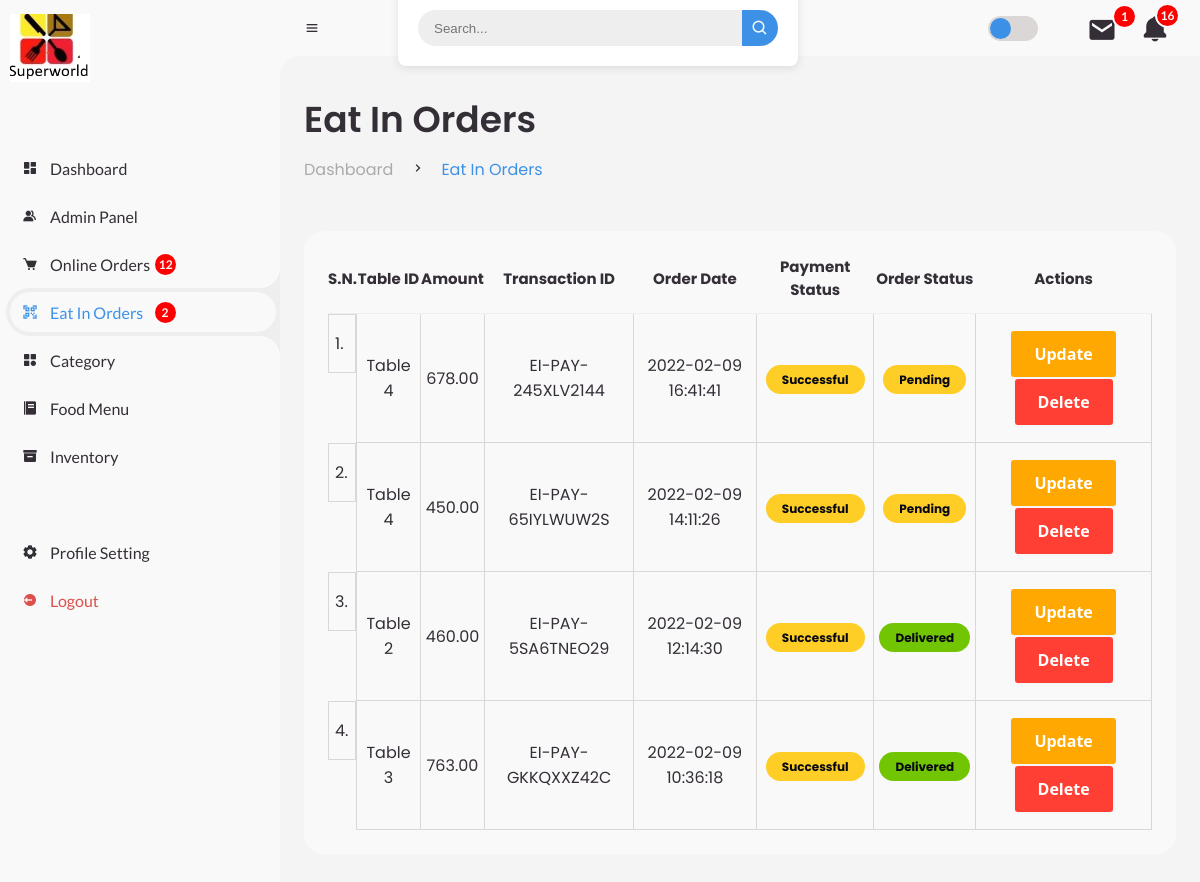
The page /admin/manage-ei-order.php on the database its author committed.
### tables this page shows
CREATE TABLE `tbl_eipay` (
  `id` int(10) UNSIGNED NOT NULL,
  `table_id` varchar(50) NOT NULL,
  `amount` decimal(10,2) NOT NULL,
  `tran_id` varchar(50) NOT NULL,
  `order_date` timestamp NOT NULL DEFAULT current_timestamp() ON UPDATE current_timestamp(),
  `payment_status` varchar(50) NOT NULL,
  `order_status` varchar(100) NOT NULL
);

### admin/manage-ei-order.php (the view, shortened to what this page needs)
<?php include('../Customer/config/constants.php'); ?>
<?php
$ei_order_notif = "SELECT order_status from tbl_eipay
					WHERE order_status='Pending' OR order_status='Processing'";
$res_ei_order_notif = mysqli_query($conn, $ei_order_notif);
$row_ei_order_notif = mysqli_num_rows($res_ei_order_notif);
$online_order_notif = "SELECT order_status from order_manager
					WHERE order_status='Pending'OR order_status='Processing' ";
$res_online_order_notif = mysqli_query($conn, $online_order_notif);
$row_online_order_notif = mysqli_num_rows($res_online_order_notif);
$stock_notif = "SELECT stock FROM tbl_food
				WHERE stock<50";
$res_stock_notif = mysqli_query($conn, $stock_notif);
$row_stock_notif = mysqli_num_rows($res_stock_notif);
$message_notif = "SELECT message_status FROM message
				 WHERE message_status = 'unread'";
$res_message_notif = mysqli_query($conn, $message_notif);
$row_message_notif = mysqli_num_rows($res_message_notif);
?>
<!DOCTYPE html>
<html lang="en">
<head>
	<link href='https://unpkg.com/boxicons@2.0.9/css/boxicons.min.css' rel='stylesheet'>
	<link rel="stylesheet" href="style-admin.css">
</head>
<body>
	<section id="sidebar">
		<a href="index.php" class="brand">
			<img src="../images/logo2.png" width="80px" alt="">
		</a>
		<ul class="side-menu top">
			<li >
				<a href="index.php">
					<i class='bx bxs-dashboard' ></i>
					<span class="text">Dashboard</span>
				</a>
			</li>
			<li >
				<a href="manage-admin.php">
					<i class='bx bxs-group' ></i>
					<span class="text">Admin Panel</span>
				</a>
			</li>
			<li>
				<a href="manage-online-order.php">
					<i class='bx bxs-cart'></i>
					<span class="text">Online Orders&nbsp;</span>
						<?php
					if($row_online_order_notif>0)
					{
						?>
						<span class="num-ei"><?php echo $row_online_order_notif; ?></span>
						<?php
					}
					else
					{
						?>
						<span class=""> </span>
						<?php
					}
					?>
				</a>
			</li>
			<li class="active">
				<a href="manage-ei-order.php">
					<i class='bx bx-qr-scan'></i>
					<span class="text" >Eat In Orders&nbsp;&nbsp;&nbsp;
					</span>
					<?php
					if($row_ei_order_notif>0)
					{
						?>
						<span class="num-ei"><?php echo $row_ei_order_notif; ?></span>
						<?php
					}
					else
					{
						?>
						<span class=""> </span>
						<?php
					}
					?>
				</a>
			</li>
			<li>
				<a href="manage-category.php">
					<i class='bx bxs-category'></i>
					<span class="text">Category</span>
				</a>
			</li>
			<li>
				<a href="manage-food.php">
					<i class='bx bxs-food-menu'></i>
					<span class="text">Food Menu</span>
				</a>
			</li>
			<li class="">
				<a href="inventory.php">
					<i class='bx bxs-box'></i>
					<span class="text">Inventory</span>
				</a>
			</li>
		</ul>
		<ul class="side-menu">
			<li>
				<a href="Profile Setting.php">
					<i class='bx bxs-cog' ></i>
					<span class="text">Profile Setting</span>
				</a>
			</li>
			<li>
				<a href="logout.php" class="logout">
					<i class='bx bxs-log-out-circle' ></i>
					<span class="text">Logout</span>
				</a>
			</li>
		</ul>
	</section>
	<section id="content">
		<nav>
			<i class='bx bx-menu' ></i>
			<form action="#">
				<div class="form-input">
					<input type="search" placeholder="Search...">
					<button type="submit" class="search-btn"><i class='bx bx-search' ></i></button>
				</div>
			</form>
			<label for="switch-mode" class="switch-mode"></label>
			<div class="fetch_message">
				<div class="action_message notfi_message">
					<a href="messages.php"><i class='bx bxs-envelope' ></i></a>
					<?php
					if($row_message_notif>0)
					{
						?>
						<span class="num"><?php echo $row_message_notif; ?></span>
						<?php
					}
					else
					{
						?>
						<span class=""></span>
						<?php
					}
					?>
				</div>
			</div>
		<div class="notification" >
				<div class="action notif">
				<i class='bx bxs-bell' onclick= "menuToggle();"></i>
				<?php
				if($row_stock_notif>0 || $row_online_order_notif>0 || $row_ei_order_notif>0)
				{
					$total_notif = $row_online_order_notif+$row_ei_order_notif+$row_stock_notif;
					?>
					<span class="num"><?php echo $total_notif; ?></span>
					<?php
				}
				else
				{
					?>
					<span class=""></span>
					<?php
				}
				?>
			</div>
			</div>
		</nav>
		<main>
			<div class="head-title">
				<div class="left">
					<h1>Eat In Orders</h1>
					<ul class="breadcrumb">
						<li>
							<a href="index.php">Dashboard</a>
						</li>
						<li><i class='bx bx-chevron-right' ></i></li>
						<li>
							<a class="active" href="manage-online-order.php">Eat In Orders</a>
						</li>
					</ul>
				</div>
</div>
<br>
			<div class="table-data">
			<div class="order">
				 <table class="">
                    <tr>
                        <th>S.N.</th>
                        <th>Table ID</th>
                        <th>Amount</th>
                        <th>Transaction ID</th>
                        <th>Order Date</th>
                        <th>Payment Status</th>
						<th>Order Status</th>
                        <th>Actions</th>
                    </tr>
				<?php
$sql = "SELECT * FROM tbl_eipay ORDER BY id DESC";
$res = mysqli_query($conn, $sql);
$count = mysqli_num_rows($res);
$sn = 1;
                        if($count>0)
                        {
                            while($row=mysqli_fetch_assoc($res))
                            {
                                $id = $row['id'];
                                $table_id = $row['table_id'];
                                $amount = $row['amount'];
                                $tran_id = $row['tran_id'];
                                $order_date = $row['order_date'];
                                $payment_status = $row['payment_status'];
								$order_status = $row['order_status'];
                                ?>
                                    <tr>
                                        <td><?php echo $sn++; ?>. </td>
                                        <td><?php echo $table_id; ?></td>
                                        <td><?php echo $amount; ?></td>
                                        <td><?php echo $tran_id; ?></td>
                                        <td><?php echo $order_date; ?></td>
                                        <td><span class="status process"><?php echo $payment_status; ?></span></td>
										<td>
										<?php
										if($order_status=="Pending")
											{
											echo "<span class='status process'>$order_status</span>";
											}
											else if($order_status=="Processing")
											{
											echo "<span class='status pending'>$order_status</span>";
											}
											else if($order_status=="Delivered")
											{
											echo "<span class='status completed'>$order_status</span>";
											}
											else if($order_status=="Cancelled")
											{
											echo "<span class='status cancelled'>$order_status</span>";
											}
											?>
										</td>
                                        <td>
                                            <a href="<?php echo SITEURL; ?>update-ei-order.php?id=<?php echo $id; ?>" class="button-5" role="button">Update</a>
                                            <a href="<?php echo SITEURL; ?>delete-ei-order.php?id=<?php echo $id; ?>" class="button-7" role="button">Delete</a>
                                        </td>
                                    </tr>
                                <?php
                            }
                        }
                        else
                        {
                            echo "<tr><td colspan='7' class='error'>Orders not Available</td></tr>";
                        }
?>
    </table>
			</div>
				</div>
		</main>
	</section>
</body>
</html>

### rows shown on the page
tbl_eipay: table "Table 4", amount "678.00", tran "EI-PAY-245XLV2144", order_date "2022-02-09 16:41:41", payment_status "Successful", order_status "Pending"
tbl_eipay: table "Table 4", amount "450.00", tran "EI-PAY-65IYLWUW2S", order_date "2022-02-09 14:11:26", payment_status "Successful", order_status "Pending"
tbl_eipay: table "Table 2", amount "460.00", tran "EI-PAY-5SA6TNEO29", order_date "2022-02-09 12:14:30", payment_status "Successful", order_status "Delivered"
tbl_eipay: table "Table 3", amount "763.00", tran "EI-PAY-GKKQXXZ42C", order_date "2022-02-09 10:36:18", payment_status "Successful", order_status "Delivered"

### other values the page prints
$row_online_order_notif "12"
$row_ei_order_notif "2"
$row_message_notif "1"
$total_notif "16"
